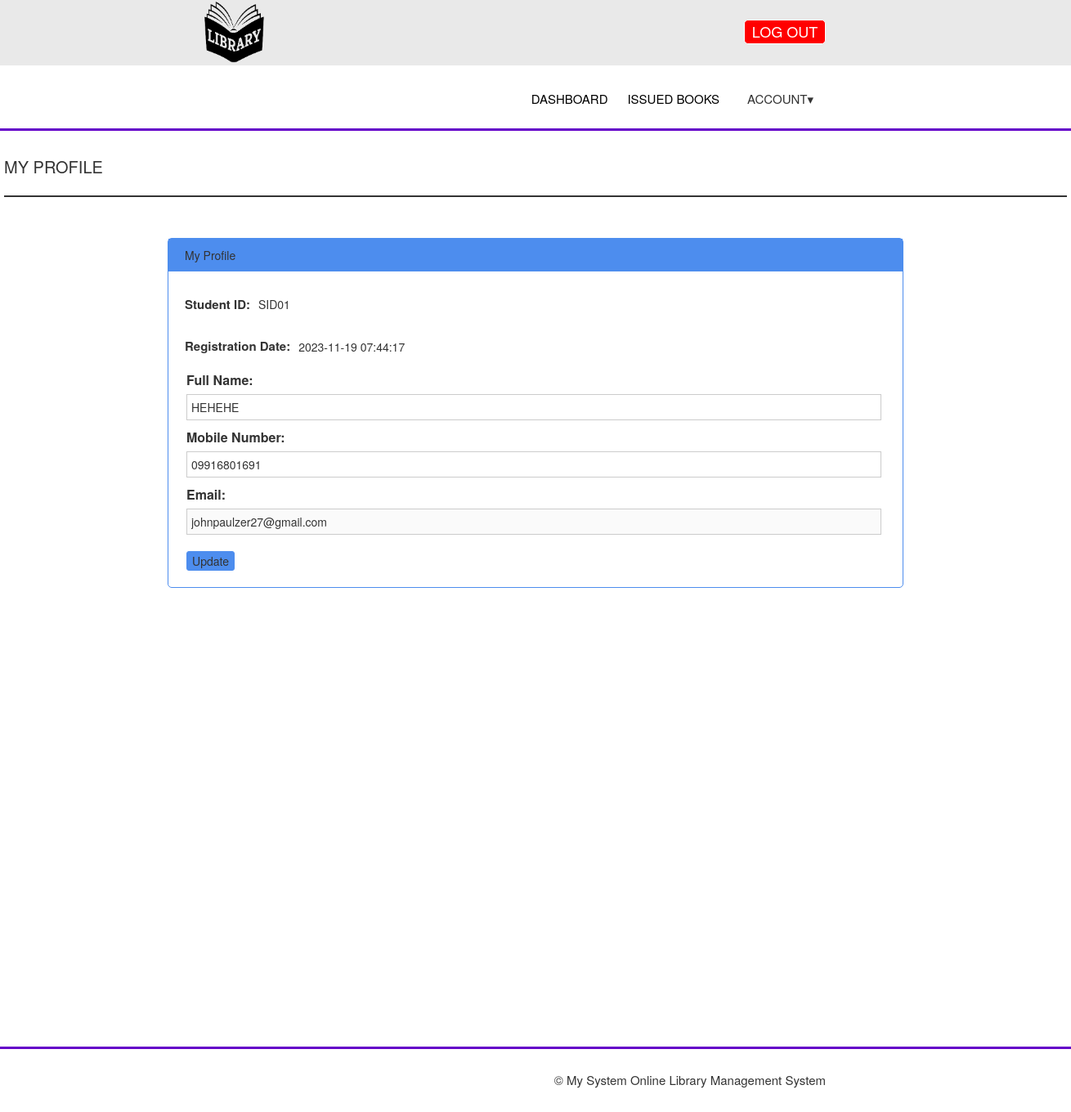
The app's page /myprofile.php (signed in) with its own data.
### tables this page shows
CREATE TABLE `tbsignup` (
  `id` int(10) NOT NULL,
  `fullname` varchar(100) NOT NULL,
  `mobilenumber` varchar(11) NOT NULL,
  `Email` varchar(100) NOT NULL,
  `password` varchar(100) NOT NULL,
  `SID` varchar(30) NOT NULL,
  `regdate` timestamp NOT NULL DEFAULT current_timestamp()
);

### showprofile.php (called while the page is built, shortened)
<?php
include "connet.php";
if (isset($_SESSION['usersid'])) {
    $userSid = $_SESSION['usersid'];
    $query = "SELECT * FROM tbsignup WHERE SID = '$userSid'";
    $result = mysqli_query($db, $query);
    if ($result) {
        if (mysqli_num_rows($result) > 0) {
            $row = mysqli_fetch_assoc($result);
            $studentId = $row['SID'];
            $reg = $row['regdate'];
            $studentName = $row['fullname'];
            $num = $row['mobilenumber'];
            $email = $row['Email'];
        } else {
            echo "<p>No user found for the specified student ID.</p>";
        }
    } else {
        echo "<p>Error fetching user information: " . mysqli_error($db) . "</p>";
    }
} else {
    echo "<p>User not logged in.</p>";
}
?>

### myprofile.php (the view, shortened to what this page needs)
<?php
include "showprofile.php";
?>
<!DOCTYPE html>
<html lang="en">
<head>
    <link rel="stylesheet" type="text/css" href="extend/style.css">
    <link rel="stylesheet" href="https://maxcdn.bootstrapcdn.com/bootstrap/3.4.1/css/bootstrap.min.css">
</head>
<body>
    <div class="wrapper">
        <div class="header2">
            <a href="dashboard.php">
                <img src="pics/logo.png" class="img" alt="Logo">
            </a>
            <div class="b">
                <button type="button" onclick="logout()">LOG OUT</button>
            </div>
        </div>
        <header>
            <nav class="n">
                <ul>
                    <li><a href="dashboard.php">DASHBOARD</a></li>
                    <li><a href="bookissue.php">ISSUED BOOKS</a></li>
                    <li class="dropdown">
                        <a href="#">ACCOUNT▾</a>
                    </li>
                </ul>
            </nav>
        </header>
        <section>
        <div class="dashboard-box">
                <p>MY PROFILE</p>
            </div>
            <div class="profile">
                <p style="margin-top: 10px; margin-left: 20px;">My Profile</p>
                <form method="post">
                <div style="display: flex; align-items: center;">
                    <p style="margin-top: 30px; margin-left: 20px; font-size: 15px; font-weight: bold;">Student ID:</p>
                    <p style="margin-top: 30px; margin-left: 10px;"><?php echo $studentId; ?></p>
                </div>
                <div style="display: flex; align-items: center;">
                    <p style="margin-top: 20px; margin-left: 20px; font-size: 15px; font-weight: bold;">Registration Date:</p>
                    <p style="margin-top: 20px; margin-left: 10px;"><?php echo $reg; ?></p>
                </div>
                <label for="newfullname" style="margin-left:22px; font-weight: bold; font-size: 16px;">Full Name:</label><br>
                <input type="text" id="newfullname" name="newfullname" value="<?php echo $studentName; ?>" style="width: 850px;; margin-left: 22px; padding: 5px; border: 1px solid #ccc;"><br>
                <label for="newmobilenumber" style="margin-left:22px; font-weight: bold; font-size: 16px;">Mobile Number:</label><br>
                <input type="text" id="newmobilenumber" name="newmobilenumber" value="<?php echo $num; ?>" style="width: 850px;; margin-left: 22px; padding: 5px; border: 1px solid #ccc;"><br>
                <label for="Em" style="margin-left:22px; font-weight: bold; font-size: 16px;">Email:</label><br>
                <input type="email" id="myemail" name="myemail" value="<?php echo $email; ?>" disabled style="width: 850px;; margin-left: 22px; padding: 5px; border: 1px solid #ccc;"><br><br>
                <button type="submit" name="update" style="margin-left:22px;">Update</button>
                </form>
            </div>
        </section>
        <footer>
            <h1>© My System Online Library Management System</h1>
        </footer>
    </div>
</body>
</html>

### extend/style.css (style rules this page uses)
html, body, div, span, object, iframe, h1, h2, h3, h4, h5, h6, p, blockquote, pre, abbr, address, cite, code, del, dfn, em, img, ins, kbd, q, samp, small, strong, sub, sup, var, b, i, dl, dt, dd, ol, ul, li, fieldset, form, label, legend, table, caption, tbody, tfoot, thead, tr, th, td, article, aside, canvas, details, figcaption, figure, footer, header, hgroup, menu, nav, section, summary, time, mark, audio, video { margin: 0; padding: 0; border: 0; outline: 0; font-size: 100%; vertical-align: baseline; background: transparent; }
body { line-height: 1; }
article, aside, details, figcaption, figure, footer, header, hgroup, menu, nav, section { display: block; }
nav ul { list-style: none; }
a { margin: 0; padding: 0; font-size: 100%; vertical-align: baseline; background: transparent; }
input, select { vertical-align: middle; }
.wrapper { height: 80px; width: auto; }
.header2 { height: 80px; width: 100%; background-color: #e9e9e9; }
header { height: 80px; width: 100%; border-bottom: 3px solid rgb(100, 0, 201); }
section { min-height: 1100px; width: auto; }
footer { min-height: 80px; width: auto; border-top: 3px solid rgb(100, 0, 201); }
footer h1 { text-align: right; font-size: 15px; margin-right: 300px; padding-top: 10px; }
.header2 img { position: fixed relative; width: 75px; height: auto; margin-left: 250px; }
li a { color: black; font-size: 15px; text-decoration: none; font-weight: normal; position: relative; }
nav { float: right; margin-right: 300px; padding-top: 33px; }
.n { float: right; margin-right: 285px; padding-top: 20px; }
nav li { display: inline-block; margin-right: 20px; }
* { box-sizing: border-box; }
label { font-size: 15px; margin-left: 10px; margin-top: 10px; }
a { color: #007bff; text-decoration: none; }
.dropdown { position: relative; display: inline-block; }
.dropdown a { text-decoration: none; color: #333; padding: 10px; display: inline-block; border-radius: 5px; }
.b { text-align: right; margin-right: 350px; }
.b button { float: right; margin-top: -55px; margin-right: -50px; width: 100px; height: 30px; font-size: 18px; background-color: red; border: 1px solid; color: white; border-radius: 5px; }
.profile { position: relative; border: 1px solid #4d8dee; width: 900px; min-height: 400px; margin: 50px auto; border-radius: 5px; }
.profile:before { content: ""; display: block; position: absolute; width: 100%; height: 40px; background-color: #4d8dee; z-index: -1; margin-top: -100; }
.profile button { border: 1px solid #4d8dee; background-color: #4d8dee; border-radius: 3px; margin-bottom: 20px; }
.dashboard-box { border-bottom: 2px solid #333; padding: 10px; text-align: left; width: 1300px; margin-top: 20px; margin-left: auto; margin-right: auto; }
.dashboard-box p { margin-left: -10px; font-size: 20px; }

### records on screen
tbsignup: SID "SID01", regdate "2023-11-19 07:44:17", newfullname "HEHEHE", newmobilenumber "09916801691", myemail "johnpaulzer27@gmail.com"
